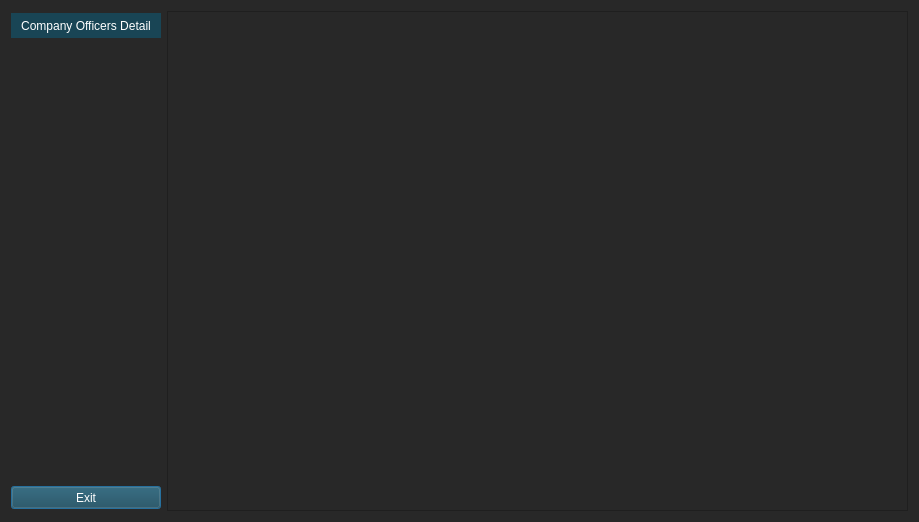
<?xml version="1.0" encoding="UTF-8"?>
<ui version="4.0">
 <class>CompanyOfficers</class>
 <widget class="QDialog" name="CompanyOfficers">
  <property name="geometry">
   <rect>
    <x>0</x>
    <y>0</y>
    <width>919</width>
    <height>522</height>
   </rect>
  </property>
  <property name="windowTitle">
   <string>Company Officers</string>
  </property>
  <property name="styleSheet">
   <string notr="true">background-color: rgb(40, 40, 40);
color: rgb(255, 255, 255);</string>
  </property>
  <layout class="QVBoxLayout" name="verticalLayout">
   <item>
    <layout class="QHBoxLayout" name="horizontalLayout_4">
     <item>
      <layout class="QVBoxLayout" name="verticalLayout_6">
       <item alignment="Qt::AlignHCenter">
        <widget class="QLabel" name="label_11">
         <property name="minimumSize">
          <size>
           <width>150</width>
           <height>0</height>
          </size>
         </property>
         <property name="maximumSize">
          <size>
           <width>150</width>
           <height>25</height>
          </size>
         </property>
         <property name="styleSheet">
          <string notr="true">color: rgb(255, 255, 255);
background-color: rgb(25, 69, 85);</string>
         </property>
         <property name="text">
          <string>Company Officers Detail</string>
         </property>
         <property name="alignment">
          <set>Qt::AlignCenter</set>
         </property>
        </widget>
       </item>
       <item>
        <spacer name="verticalSpacer_2">
         <property name="maximumSize">
          <size>
           <width>150</width>
           <height>440</height>
          </size>
         </property>
         <property name="orientation">
          <enum>Qt::Vertical</enum>
         </property>
         <property name="sizeType">
          <enum>QSizePolicy::Preferred</enum>
         </property>
         <property name="sizeHint" stdset="0">
          <size>
           <width>20</width>
           <height>40</height>
          </size>
         </property>
        </spacer>
       </item>
       <item>
        <widget class="QPushButton" name="Btn_Exit">
         <property name="maximumSize">
          <size>
           <width>150</width>
           <height>23</height>
          </size>
         </property>
         <property name="styleSheet">
          <string notr="true">color: rgb(255, 255, 255);
background-color: rgb(25, 69, 85);</string>
         </property>
         <property name="text">
          <string>Exit</string>
         </property>
        </widget>
       </item>
      </layout>
     </item>
     <item>
      <widget class="QTableView" name="officertableview">
       <property name="font">
        <font>
         <family>Microsoft YaHei</family>
        </font>
       </property>
       <property name="styleSheet">
        <string notr="true"/>
       </property>
       <property name="editTriggers">
        <set>QAbstractItemView::NoEditTriggers</set>
       </property>
       <property name="selectionMode">
        <enum>QAbstractItemView::SingleSelection</enum>
       </property>
       <property name="selectionBehavior">
        <enum>QAbstractItemView::SelectItems</enum>
       </property>
       <property name="textElideMode">
        <enum>Qt::ElideLeft</enum>
       </property>
       <property name="cornerButtonEnabled">
        <bool>false</bool>
       </property>
      </widget>
     </item>
    </layout>
   </item>
  </layout>
 </widget>
 <resources/>
 <connections>
  <connection>
   <sender>Btn_Exit</sender>
   <signal>clicked()</signal>
   <receiver>CompanyOfficers</receiver>
   <slot>close()</slot>
   <hints>
    <hint type="sourcelabel">
     <x>75</x>
     <y>502</y>
    </hint>
    <hint type="destinationlabel">
     <x>118</x>
     <y>517</y>
    </hint>
   </hints>
  </connection>
 </connections>
</ui>
